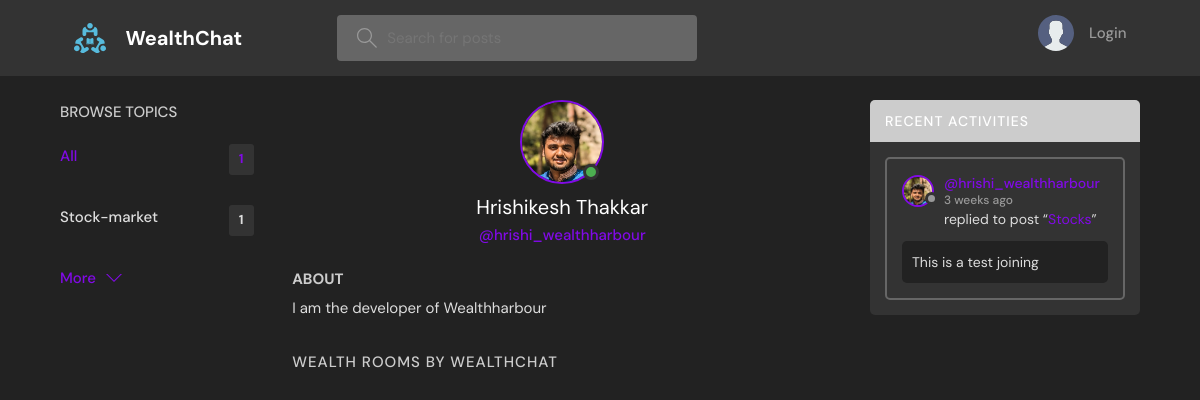
The app's page /profile/2/ with its own data.
### base/models.py (models this page shows, shortened)
class Topic(models.Model):
    name = models.CharField(max_length=200)

class User(AbstractUser):
    name = models.CharField(max_length=200, null=True)
    email = models.EmailField(unique=True, null=True)
    bio = models.TextField(null=True)
    avatar = models.ImageField(null=True, default="avatar.svg")
    USERNAME_FIELD = 'email'
    REQUIRED_FIELDS = []

class Message(models.Model):
    user = models.ForeignKey(User, on_delete=models.CASCADE)
    room = models.ForeignKey(Room, on_delete=models.CASCADE)
    body = models.TextField()
    updated = models.DateTimeField(auto_now=True)
    created = models.DateTimeField(auto_now_add=True)
    class Meta:
        ordering = ['-updated', '-created']

class Room(models.Model):
    host = models.ForeignKey(User, on_delete=models.SET_NULL, null=True)
    topic = models.ForeignKey(Topic, on_delete=models.SET_NULL, null=True)
    name = models.CharField(max_length=200)
    description = models.TextField(null=True, blank=True)
    participants = models.ManyToManyField(
        User, related_name='participants', blank=True)
    updated = models.DateTimeField(auto_now=True)
    created = models.DateTimeField(auto_now_add=True)
    class Meta:
        ordering = ['-updated', '-created']
    def __str__(self):
        return self.name

### base/views.py (the view)
# urls.py: path('profile/<str:pk>/', views.userProfile, name="user-profile"),
def userProfile(request, pk):
    user = User.objects.get(id=pk)
    rooms = user.room_set.all()
    room_messages = user.message_set.all()
    topics = Topic.objects.all()
    context = {'user': user, 'rooms': rooms,
               'room_messages': room_messages, 'topics': topics}
    return render(request, 'base/profile.html', context)

### base/templates/base/profile.html (shortened to what this page needs)
{% extends 'main.html' %}
{% block content %}
<main class="profile-page layout layout--3">
  <div class="container">
    {% include 'base/topics_component.html' %}
    <div class="roomList">
      <div class="profile">
        <div class="profile__avatar">
          <div class="avatar avatar--large active">
            <img src="{{user.avatar.url}}" />
          </div>
        </div>
        <div class="profile__info">
          <h3>{{user.name}}</h3>
          <p>@{{user.username}}</p>
        </div>
        <div class="profile__about">
          <h3>About</h3>
          <p>
            {{user.bio}}
          </p>
        </div>
      </div>
      <div class="roomList__header">
        <div>
          <h2>Wealth rooms by wealthchat</a>
          </h2>
        </div>
      </div>
    </div>
    {% include 'base/activity_component.html' %}
  </div>
</main>
{% endblock content %}

### templates/main.html (shortened to what this page needs)
<!DOCTYPE html>
{% load static %}
<html lang="en">
<head>
    <link rel="stylesheet" href="{% static 'styles/style.css' %}" />
</head>
<body>
    {% include 'navbar.html' %}
    {% block content %}
    {% endblock %}
</body>
</html>

### templates/navbar.html (shortened to what this page needs)
{% load static %}
<header class="header header--loggedIn">
    <div class="container">
        <a href="{% url 'home' %}" class="header__logo">
            <img src="{% static 'images/logo.svg' %}" />
            <h1>WealthChat</h1>
        </a>
        <form class="header__search" method="GET" action="{% url 'home' %}">
            <label>
                <input name="q" placeholder="Search for posts" />
            </label>
        </form>
        <nav class="header__menu">
            {% if request.user.is_authenticated %}
            <div class="header__user">
                <a href="{% url 'update-user' %}">
                    <div class="avatar avatar--medium active">
                        <img src="{{request.user.avatar.url}}" />
                    </div>
                    <p>{{request.user.username}} <span>@{{request.user.username}}</span></p>
                </a>
                <button class="dropdown-button">
                    <svg version="1.1" xmlns="http://www.w3.org/2000/svg" width="32" height="32" viewBox="0 0 32 32">
                        <title>chevron-down</title>
                        <path d="M16 21l-13-13h-3l16 16 16-16h-3l-13 13z"></path>
                    </svg>
                </button>
            </div>
            {% else %}
            <a href="{% url 'login' %}">
                <img src="{% static 'images/avatar.svg' %}" />
                <p>Login</p>
            </a>
            {% endif %}
        </nav>
    </div>
</header>

### base/templates/base/topics_component.html
<div class="topics">
    <div class="topics__header">
        <h2>Browse Topics</h2>
    </div>
    <ul class="topics__list">
        <li>
            <a href="{% url 'home' %}" class="active">All <span>{{topics.count}}</span></a>
        </li>
        {% for topic in topics %}
        <li>
            <a href="{% url 'home' %}?q={{topic.name}}">{{topic.name}}<span>{{topic.room_set.all.count}}</span></a>
        </li>
        {% endfor %}
    </ul>
    <a class="btn btn--link" href="{% url 'topics' %}">
        More
        <svg version="1.1" xmlns="http://www.w3.org/2000/svg" width="32" height="32" viewBox="0 0 32 32">
            <title>chevron-down</title>
            <path d="M16 21l-13-13h-3l16 16 16-16h-3l-13 13z"></path>
        </svg>
    </a>
</div>

### base/templates/base/activity_component.html (shortened to what this page needs)
<div class="activities">
    <div class="activities__header">
        <h2>Recent Activities</h2>
    </div>
    {% for message in room_messages %}
    <div class="activities__box">
        <div class="activities__boxHeader roomListRoom__header">
            <a href="{% url 'user-profile' message.user.id %}" class="roomListRoom__author">
                <div class="avatar avatar--small">
                    <img src="{{message.user.avatar.url}}" />
                </div>
                <p>
                    @{{message.user.username}}
                    <span>{{message.created|timesince}} ago</span>
                </p>
            </a>
        </div>
        <div class="activities__boxContent">
            <p>replied to post “<a href="{% url 'room' message.room.id %}">{{message.room}}</a>”</p>
            <div class="activities__boxRoomContent">{{message.body}}</div>
        </div>
    </div>
    {% endfor %}
</div>

### records on screen
Topic: name "Stock-market", room_set.all.count "1"
User: avatar (picture), name "Hrishikesh Thakkar", username "hrishi_wealthharbour", bio "I am the developer of Wealthharbour"
Message: user.avatar (picture), user.username "hrishi_wealthharbour", created "3 weeks", room "Stocks", body "This is a test joining"

### other values on screen
{{ topics.count }} "1"
